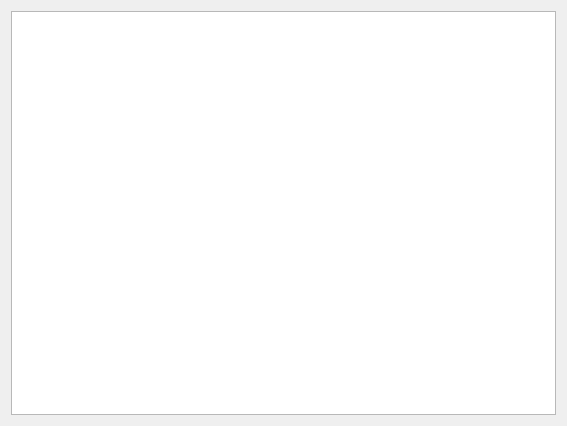
<?xml version="1.0" encoding="UTF-8"?>
<ui version="4.0">
 <class>SamplingWithFrameTrackOutputWidget</class>
 <widget class="QWidget" name="SamplingWithFrameTrackOutputWidget">
  <property name="geometry">
   <rect>
    <x>0</x>
    <y>0</y>
    <width>567</width>
    <height>426</height>
   </rect>
  </property>
  <property name="windowTitle">
   <string>Form</string>
  </property>
  <layout class="QVBoxLayout" name="verticalLayout">
   <item>
    <widget class="QTableView" name="report_">
     <property name="selectionBehavior">
      <enum>QAbstractItemView::SelectRows</enum>
     </property>
     <attribute name="horizontalHeaderHighlightSections">
      <bool>false</bool>
     </attribute>
    </widget>
   </item>
  </layout>
 </widget>
 <resources/>
 <connections/>
</ui>
